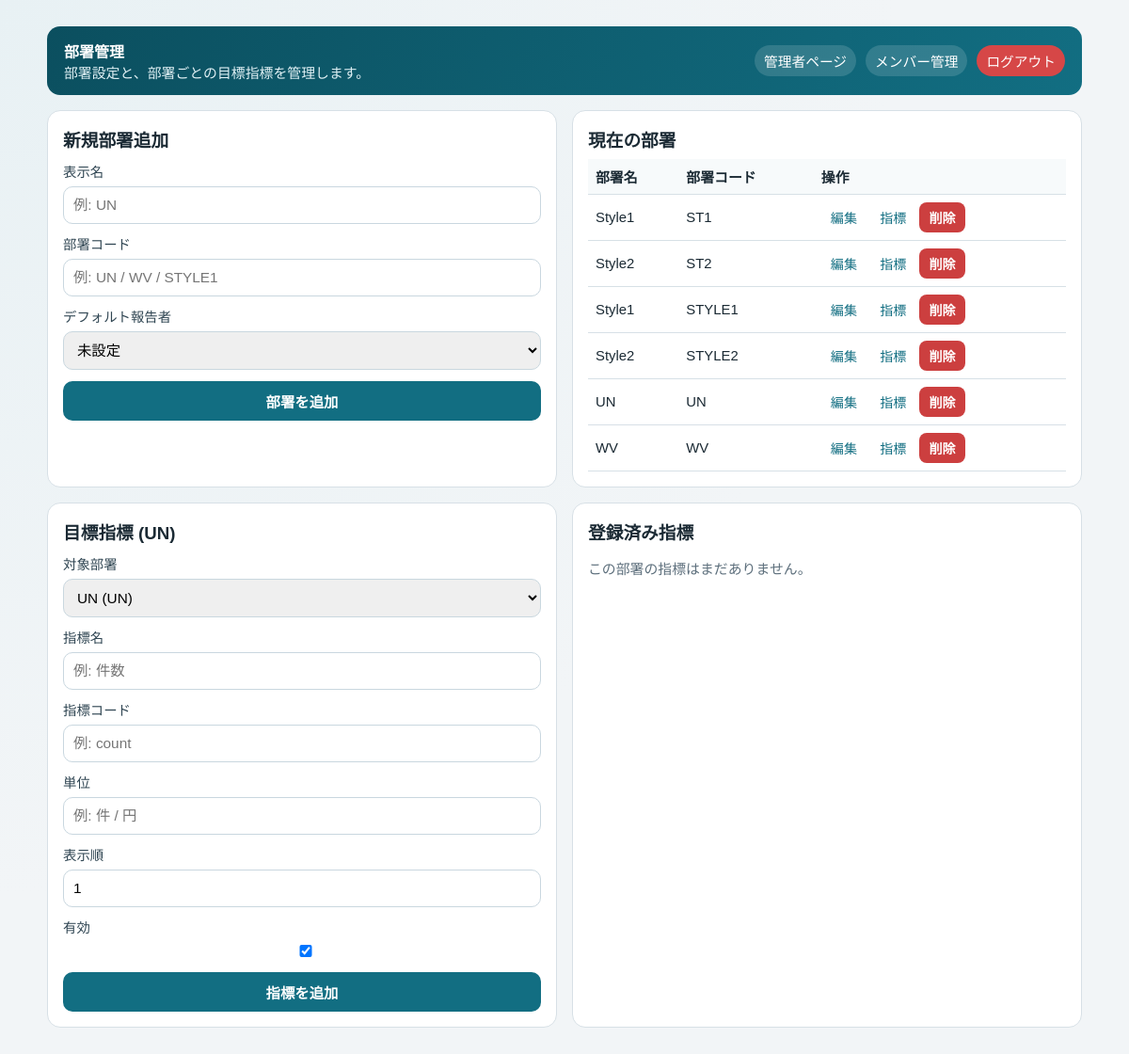
Before: /dashboard/departments/?metric_department=1 with the older database file.
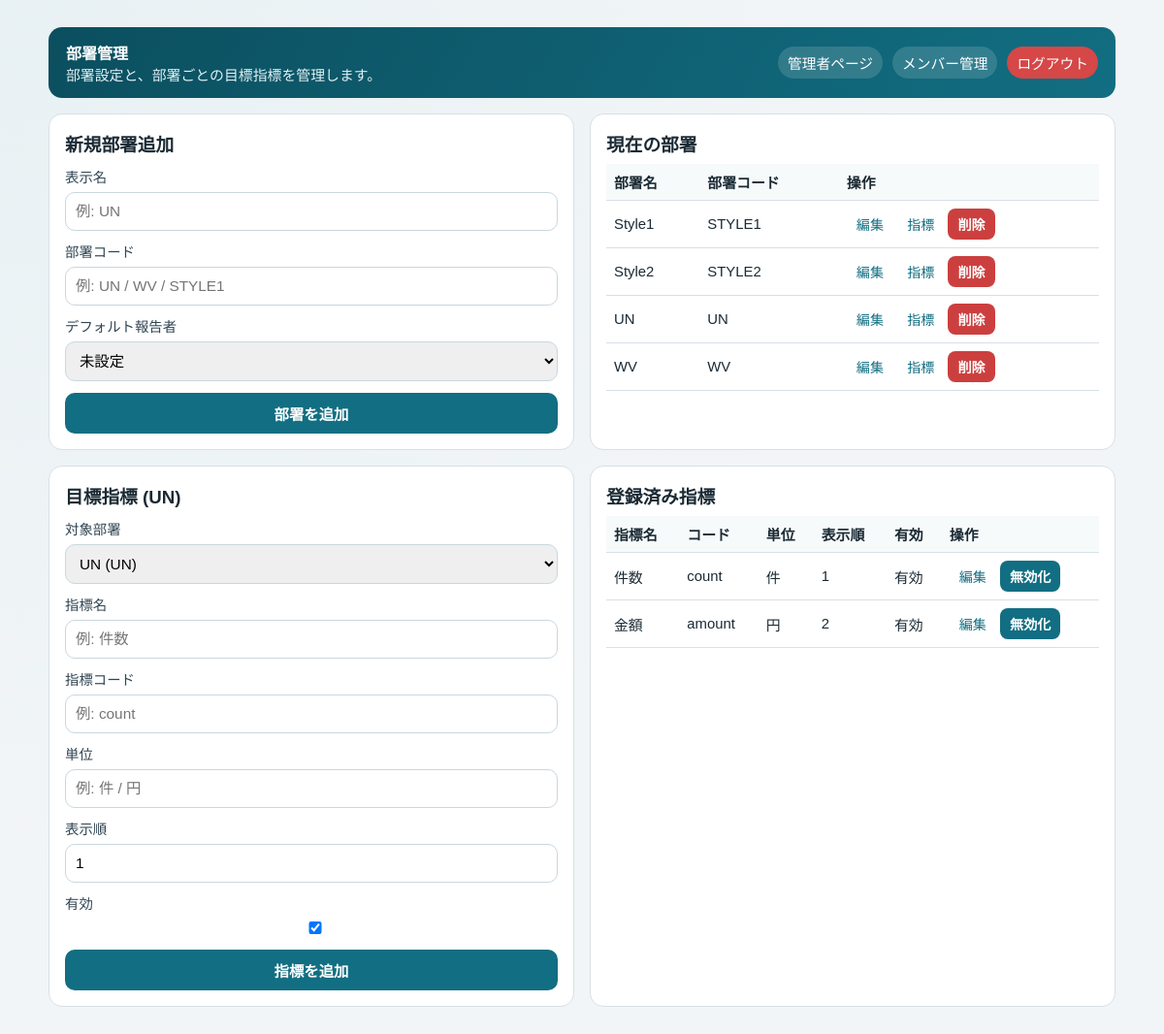
After: the same page with the newer database file.
### apps/accounts/models.py (models this page shows, shortened)
class Department(models.Model):
    code = models.CharField(max_length=32, unique=True)
    name = models.CharField(max_length=64)
    default_reporter = models.ForeignKey(
        "Member",
        on_delete=models.SET_NULL,
        null=True,
        blank=True,
        related_name="default_department_links",
    )
    is_active = models.BooleanField(default=True)
    created_at = models.DateTimeField(auto_now_add=True)
    class Meta:
        ordering = ["code"]

### apps/targets/models.py (models this page shows)
class TargetMetric(models.Model):
    department = models.ForeignKey(
        Department,
        on_delete=models.CASCADE,
        related_name="target_metrics",
    )
    code = models.CharField(max_length=32)
    label = models.CharField(max_length=64)
    unit = models.CharField(max_length=16, blank=True)
    display_order = models.PositiveIntegerField(default=1)
    is_active = models.BooleanField(default=True)
    created_at = models.DateTimeField(auto_now_add=True)
    updated_at = models.DateTimeField(auto_now=True)
    class Meta:
        ordering = ["department__code", "display_order", "id"]
        unique_together = ("department", "code")

### apps/dashboard/views.py (the view, shortened to what this page needs)
# urls.py: path("departments/", department_settings, name="department_settings"),
def department_settings(request: HttpRequest) -> HttpResponse:
    status_message = None
    edit_department = None
    selected_metric_department = None
    edit_metric = None
    edit_id = request.GET.get("edit")
    if edit_id and edit_id.isdigit():
        edit_department = Department.objects.filter(id=int(edit_id)).first()
    metric_department_id = request.GET.get("metric_department")
    if metric_department_id and metric_department_id.isdigit():
        selected_metric_department = Department.objects.filter(id=int(metric_department_id)).first()
    if not selected_metric_department:
        selected_metric_department = edit_department or Department.objects.order_by("code").first()
    form = _department_form(
        initial={
            "name": edit_department.name,
            "code": edit_department.code,
            "default_reporter": edit_department.default_reporter_id,
        }
        if edit_department
        else None,
        edit_department=edit_department,
    )
    metric_form = _target_metric_form(initial={"display_order": 1, "is_active": True})
    edit_metric_id = request.GET.get("edit_metric")
    departments = Department.objects.all()
    metrics = TargetMetric.objects.none()
    if selected_metric_department:
        metrics = TargetMetric.objects.filter(department=selected_metric_department).order_by("display_order", "id")
    return render(
        request,
        "dashboard/department_settings.html",
        {
            "form": form,
            "departments": departments,
            "edit_department": edit_department,
            "status_message": status_message,
            "metric_form": metric_form,
            "metrics": metrics,
            "selected_metric_department": selected_metric_department,
            "edit_metric": edit_metric,
        },
    )

### apps/dashboard/forms.py
class DepartmentForm(forms.Form):
    name = forms.CharField(
        label="表示名",
        max_length=64,
        widget=forms.TextInput(attrs={"placeholder": "例: UN"}),
    )
    code = forms.CharField(
        label="部署コード",
        max_length=32,
        widget=forms.TextInput(attrs={"placeholder": "例: UN / WV / STYLE1"}),
    )
    default_reporter = forms.ModelChoiceField(
        label="デフォルト報告者",
        required=False,
        queryset=Member.objects.none(),
        empty_label="未設定",
    )

class TargetMetricForm(forms.Form):
    label = forms.CharField(
        label="指標名",
        max_length=64,
        widget=forms.TextInput(attrs={"placeholder": "例: 件数"}),
    )
    code = forms.CharField(
        label="指標コード",
        max_length=32,
        widget=forms.TextInput(attrs={"placeholder": "例: count"}),
    )
    unit = forms.CharField(
        label="単位",
        required=False,
        max_length=16,
        widget=forms.TextInput(attrs={"placeholder": "例: 件 / 円"}),
    )
    display_order = forms.IntegerField(
        label="表示順",
        min_value=1,
        initial=1,
        widget=forms.NumberInput(attrs={"min": "1"}),
    )
    is_active = forms.BooleanField(
        label="有効",
        required=False,
        initial=True,
    )

### apps/dashboard/views.py (called while the page is built)
def _department_form(*, data=None, initial=None, edit_department=None) -> DepartmentForm:
    form = DepartmentForm(data=data, initial=initial)
    if edit_department:
        reporter_ids = Member.objects.filter(department_links__department=edit_department).values_list("id", flat=True)
        form.fields["default_reporter"].queryset = Member.objects.filter(id__in=reporter_ids).order_by("name")
    else:
        form.fields["default_reporter"].queryset = Member.objects.none()
    return form

def _target_metric_form(*, data=None, initial=None) -> TargetMetricForm:
    return TargetMetricForm(data=data, initial=initial)

### apps/dashboard/templates/dashboard/department_settings.html (shortened to what this page needs)
{% extends "base.html" %}
{% block content %}
<div class="container">
  <header class="topbar">
    <div>
      <strong>部署管理</strong>
      <div class="muted" style="color: #e1f1f5;">部署設定と、部署ごとの目標指標を管理します。</div>
    </div>
    <nav>
      <a href="{% url 'dashboard_index' %}">管理者ページ</a>
      <a href="{% url 'member_settings' %}">メンバー管理</a>
      <a href="{% url 'home' %}" class="logout-link">ログアウト</a>
    </nav>
  </header>
  <section class="grid grid-2" style="margin-top: 16px;">
    <article class="card">
      <h3>{% if edit_department %}部署編集{% else %}新規部署追加{% endif %}</h3>
      <form method="post">
        <label for="id_name">{{ form.name.label }}</label>
        {{ form.name }}
        <label for="id_code">{{ form.code.label }}</label>
        {{ form.code }}
        <label for="id_default_reporter">{{ form.default_reporter.label }}</label>
        {{ form.default_reporter }}
        <button type="submit" style="margin-top: 12px;">
          {% if edit_department %}部署を更新{% else %}部署を追加{% endif %}
        </button>
      </form>
    </article>
    <article class="card">
      <h3>現在の部署</h3>
      {% if departments %}
      <table>
        <thead>
          <tr><th>部署名</th><th>部署コード</th><th>操作</th></tr>
        </thead>
        <tbody>
          {% for department in departments %}
          <tr>
            <td>{{ department.name }}</td>
            <td>{{ department.code }}</td>
            <td>
              <a class="btn-inline" href="{% url 'department_settings' %}?edit={{ department.id }}">編集</a>
              <a class="btn-inline" href="{% url 'department_settings' %}?metric_department={{ department.id }}">指標</a>
              <form method="post" action="{% url 'department_delete' department.id %}" style="display:inline;" onsubmit="return confirm('この部署を削除します。よろしいですか？');">
                <button class="btn-inline btn-danger" type="submit">削除</button>
              </form>
            </td>
          </tr>
          {% endfor %}
        </tbody>
      </table>
      {% else %}
      <p class="muted">まだ部署は登録されていません。</p>
      {% endif %}
    </article>
  </section>
  <section class="grid grid-2" style="margin-top: 16px;">
    <article class="card">
      <h3>目標指標{% if selected_metric_department %} ({{ selected_metric_department.name }}){% endif %}</h3>
      <form method="get" style="margin-bottom: 10px;">
        <label for="metric_department">対象部署</label>
        <select id="metric_department" name="metric_department" onchange="this.form.submit()">
          {% for department in departments %}
          <option value="{{ department.id }}" {% if selected_metric_department and selected_metric_department.id == department.id %}selected{% endif %}>
            {{ department.name }} ({{ department.code }})
          </option>
          {% endfor %}
        </select>
      </form>
      {% if selected_metric_department %}
      <form method="post">
        <label for="id_label">{{ metric_form.label.label }}</label>
        {{ metric_form.label }}
        <label for="id_code">{{ metric_form.code.label }}</label>
        {{ metric_form.code }}
        <label for="id_unit">{{ metric_form.unit.label }}</label>
        {{ metric_form.unit }}
        <label for="id_display_order">{{ metric_form.display_order.label }}</label>
        {{ metric_form.display_order }}
        <label for="id_is_active">{{ metric_form.is_active.label }}</label>
        {{ metric_form.is_active }}
        <button type="submit" style="margin-top: 12px;">
          {% if edit_metric %}指標を更新{% else %}指標を追加{% endif %}
        </button>
      </form>
      {% else %}
      <p class="muted">部署がありません。先に部署を登録してください。</p>
      {% endif %}
    </article>
    <article class="card">
      <h3>登録済み指標</h3>
      {% if metrics %}
      <table>
        <thead>
          <tr><th>指標名</th><th>コード</th><th>単位</th><th>表示順</th><th>有効</th><th>操作</th></tr>
        </thead>
        <tbody>
          {% for metric in metrics %}
          <tr>
            <td>{{ metric.label }}</td>
            <td>{{ metric.code }}</td>
            <td>{{ metric.unit|default:"-" }}</td>
            <td>{{ metric.display_order }}</td>
            <td>{% if metric.is_active %}有効{% else %}無効{% endif %}</td>
            <td>
              <a class="btn-inline" href="{% url 'department_settings' %}?metric_department={{ selected_metric_department.id }}&edit_metric={{ metric.id }}">編集</a>
              <form method="post" style="display:inline;">
                <button class="btn-inline" type="submit">{% if metric.is_active %}無効化{% else %}有効化{% endif %}</button>
              </form>
            </td>
          </tr>
          {% endfor %}
        </tbody>
      </table>
      {% else %}
      <p class="muted">この部署の指標はまだありません。</p>
      {% endif %}
    </article>
  </section>
</div>
{% endblock %}

### templates/base.html (shortened to what this page needs)
<!DOCTYPE html>
<html lang="ja">
<head>
  {% load static %}
  <link rel="stylesheet" href="{% static 'app.css' %}" />
</head>
<body>
  {% block content %}{% endblock %}
</body>
</html>

### static/app.css (style rules this page uses)
:root { --bg: #f2f5f7; --card: #ffffff; --ink: #1b2a34; --muted: #5d6f7c; --line: #d7e0e6; --brand: #126e82; --brand-soft: #d7edf2; --ok: #2e8b57; --warn: #d28b1f; }
* { box-sizing: border-box; }
body { margin: 0; font-family: "Hiragino Sans", "Yu Gothic", "Meiryo", sans-serif; background: radial-gradient(circle at top left, #e8f1f4, var(--bg) 58%); color: var(--ink); }
a { color: var(--brand); text-decoration: none; }
.container { width: min(1100px, 92vw); margin: 28px auto; }
.topbar { background: linear-gradient(120deg, #0b4f5f, #126e82); color: #fff; padding: 14px 18px; border-radius: 14px; display: flex; justify-content: space-between; align-items: center; gap: 12px; }
.topbar nav { display: flex; gap: 10px; flex-wrap: wrap; }
.topbar nav a { color: #fff; background: rgba(255, 255, 255, 0.14); padding: 6px 10px; border-radius: 999px; font-size: 0.92rem; }
.logout-link { background: #d64747 !important; }
.grid { display: grid; gap: 16px; }
.grid-2 { grid-template-columns: repeat(auto-fit, minmax(280px, 1fr)); }
.card { background: var(--card); border: 1px solid var(--line); border-radius: 14px; padding: 16px; }
.card h2, .card h3 { margin: 0 0 8px; }
.muted { color: var(--muted); font-size: 0.93rem; }
label { display: block; font-size: 0.9rem; margin: 10px 0 6px; color: #304653; }
input, select, textarea, button { width: 100%; border: 1px solid #c9d7df; border-radius: 10px; padding: 10px; font-size: 0.96rem; font-family: inherit; }
button { background: var(--brand); color: #fff; border: 0; font-weight: 700; cursor: pointer; }
.btn-inline { width: auto; padding: 6px 10px; border-radius: 8px; font-size: 0.88rem; }
.btn-danger { background: #cc3f3f; }
table { width: 100%; border-collapse: collapse; font-size: 0.93rem; }
th, td { text-align: left; border-bottom: 1px solid var(--line); padding: 8px; }
th { background: #f7fafb; }

Changed rows visible on the page:
removed Department: name "Style1", code "ST1"
removed Department: name "Style2", code "ST2"
added TargetMetric: label "件数", code "count", unit "件", display_order "1", is_active "有効"
added TargetMetric: label "金額", code "amount", unit "円", display_order "2", is_active "有効"
Other visible differences:
text no longer shown: "この部署の指標はまだありません。"
text now shown: "指標名 コード 単位 表示順 有効 操作"
